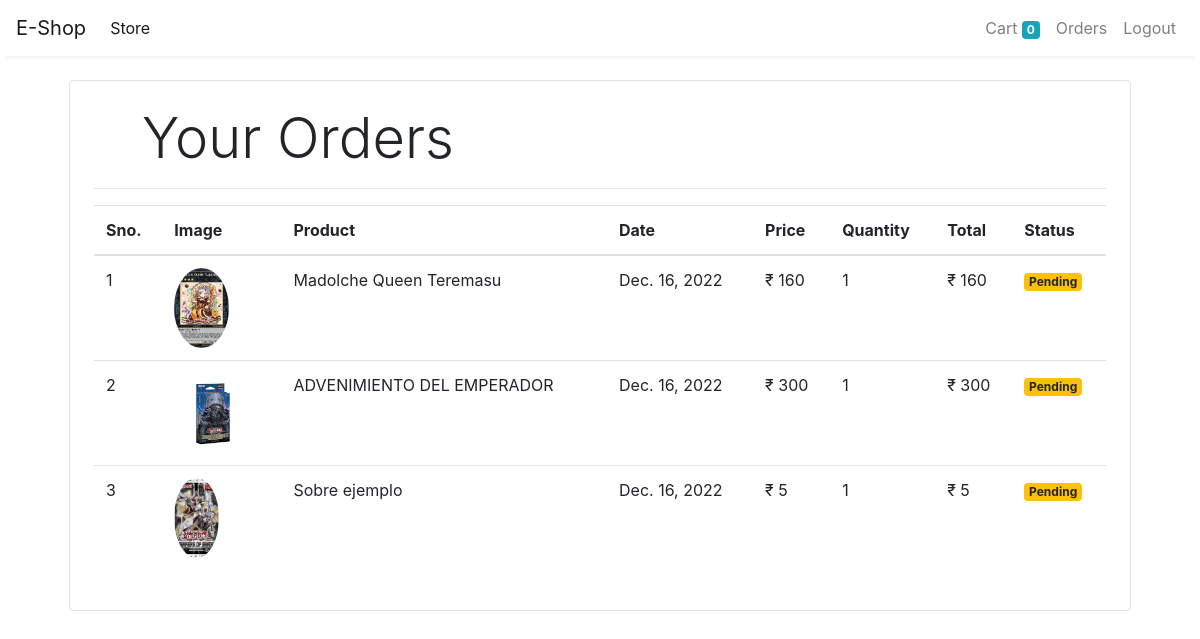
Page /orders (signed in) on the committed database.
### store/models/orders.py (models this page shows, shortened)
class Order(models.Model):
    product = models.ForeignKey(Product,
                                on_delete=models.CASCADE)
    customer = models.ForeignKey(Customer,
                                 on_delete=models.CASCADE)
    quantity = models.IntegerField(default=1)
    price = models.IntegerField()
    address = models.CharField(max_length=50, default='', blank=True)
    phone = models.CharField(max_length=50, default='', blank=True)
    date = models.DateField(default=datetime.datetime.today)
    status = models.BooleanField(default=False)
    @staticmethod
    def get_orders_by_customer(customer_id):
        return Order.objects.filter(customer=customer_id).order_by('-date')

### store/models/product.py (models this page shows, shortened)
class Product(models.Model):
    name = models.CharField(max_length=50)
    price = models.IntegerField(default=0)
    category = models.ForeignKey(Category, on_delete=models.CASCADE, default=1)
    description = models.CharField(max_length=200, default='' , null=True , blank=True)
    image = models.ImageField(upload_to='uploads/products/')

### store/middlewares/auth.py (the view)
    def middleware(request):
        print(request.session.get('customer'))
        returnUrl = request.META['PATH_INFO']
        print(request.META['PATH_INFO'])
        if not request.session.get('customer'):
           return redirect(f'login?return_url={returnUrl}')
        response = get_response(request)
        return response

### store/templatetags/custom_filter.py (called while the page is built)
@register.filter(name='currency')
def currency(number):
    return "₹ "+str(number)

@register.filter(name='multiply')
def multiply(number , number1):
    return number * number1

### store/views/orders.py (called while the page is built)
    def get(self , request ):
        customer = request.session.get('customer')
        orders = Order.get_orders_by_customer(customer)
        print(orders)
        return render(request , 'orders.html'  , {'orders' : orders})

### store/templates/orders.html
{% extends 'base.html' %}
{% block content %}
{% load cart %}
{% load custom_filter %}
<div class="container">
   <div class="border rounded p-4 m-4">
        <p class="display-4 pl-4 ml-4">Your Orders</p>
        <hr>
        <table class="table">
            <thead>
                <tr>
                    <th>Sno.</th>
                    <th>Image</th>
                    <th>Product</th>
                    <th>Date</th>
                    <th>Price</th>
                    <th>Quantity</th>
                    <th>Total</th>
                    <th>Status</th>
                </tr>
            </thead>
            <tbody>
                {% for order in orders %}
                <tr>
                    <td>{{forloop.counter}}</td>
                    <td><img style="height: 80px;" class="rounded-circle" src="{{order.product.image.url}}" alt=""></td>
                    <td>{{order.product.name}}</td>
                    <td>{{order.date}}</td>
                    <td>{{order.price|currency}}</td>
                    <td>{{order.quantity}}</td>
                    <td>{{order.quantity|multiply:order.price|currency}}</td>
                    {% if order.status %}
                    <td><small class="badge badge-success">Completed</small></td>
                    {%else%}
                    <td><small class="badge badge-warning">Pending</small></td>
                    {% endif %}
                </tr>
                {% endfor %}
            </tbody>
        </table>
   </div>
</div>
{% endblock %}

### rows in the picture
Order: product.image (picture), product.name "Madolche Queen Teremasu", date "Dec. 16, 2022", price "₹ 160", quantity "1", quantity|multiply "₹ 160", status "Pending"
Order: product.image (picture), product.name "ADVENIMIENTO DEL EMPERADOR", date "Dec. 16, 2022", price "₹ 300", quantity "1", quantity|multiply "₹ 300", status "Pending"
Order: product.image (picture), product.name "Sobre ejemplo", date "Dec. 16, 2022", price "₹ 5", quantity "1", quantity|multiply "₹ 5", status "Pending"

### other values in the picture
{{ request.session.cart.keys|length }} "0"
